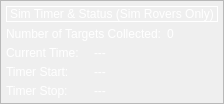
       <widget class="QFrame" name="sim_timer_status_frame">
        <property name="sizePolicy">
         <sizepolicy hsizetype="Preferred" vsizetype="Fixed">
          <horstretch>0</horstretch>
          <verstretch>0</verstretch>
         </sizepolicy>
        </property>
        <property name="frameShape">
         <enum>QFrame::StyledPanel</enum>
        </property>
        <property name="frameShadow">
         <enum>QFrame::Raised</enum>
        </property>
        <layout class="QGridLayout" name="gridLayout_13">
         <property name="leftMargin">
          <number>5</number>
         </property>
         <property name="topMargin">
          <number>5</number>
         </property>
         <property name="rightMargin">
          <number>5</number>
         </property>
         <property name="bottomMargin">
          <number>5</number>
         </property>
         <property name="spacing">
          <number>5</number>
         </property>
         <item row="11" column="1">
          <widget class="QLabel" name="num_targets_collected_label">
           <property name="sizePolicy">
            <sizepolicy hsizetype="Preferred" vsizetype="Preferred">
             <horstretch>1</horstretch>
             <verstretch>1</verstretch>
            </sizepolicy>
           </property>
           <property name="styleSheet">
            <string notr="true">color: rgb(255, 255, 255);</string>
           </property>
           <property name="text">
            <string>0</string>
           </property>
          </widget>
         </item>
         <item row="11" column="0">
          <widget class="QLabel" name="label_28">
           <property name="sizePolicy">
            <sizepolicy hsizetype="Fixed" vsizetype="Preferred">
             <horstretch>4</horstretch>
             <verstretch>1</verstretch>
            </sizepolicy>
           </property>
           <property name="styleSheet">
            <string notr="true">color: rgb(255, 255, 255);</string>
           </property>
           <property name="text">
            <string>Number of Targets Collected:</string>
           </property>
          </widget>
         </item>
         <item row="0" column="0" colspan="2">
          <widget class="QLabel" name="label_35">
           <property name="styleSheet">
            <string notr="true">color: rgb(255, 255, 255);</string>
           </property>
           <property name="frameShape">
            <enum>QFrame::Box</enum>
           </property>
           <property name="text">
            <string>Sim Timer &amp; Status (Sim Rovers Only)</string>
           </property>
          </widget>
         </item>
         <item row="16" column="0" colspan="2">
          <widget class="QFrame" name="frame_5">
           <property name="sizePolicy">
            <sizepolicy hsizetype="Preferred" vsizetype="Preferred">
             <horstretch>0</horstretch>
             <verstretch>2</verstretch>
            </sizepolicy>
           </property>
           <property name="frameShape">
            <enum>QFrame::NoFrame</enum>
           </property>
           <property name="frameShadow">
            <enum>QFrame::Plain</enum>
           </property>
           <layout class="QGridLayout" name="gridLayout_14">
            <property name="leftMargin">
             <number>0</number>
            </property>
            <property name="topMargin">
             <number>0</number>
            </property>
            <property name="rightMargin">
             <number>0</number>
            </property>
            <property name="bottomMargin">
             <number>0</number>
            </property>
            <property name="spacing">
             <number>5</number>
            </property>
            <item row="1" column="0">
             <widget class="QLabel" name="label_36">
              <property name="sizePolicy">
               <sizepolicy hsizetype="Preferred" vsizetype="Preferred">
                <horstretch>2</horstretch>
                <verstretch>0</verstretch>
               </sizepolicy>
              </property>
              <property name="styleSheet">
               <string notr="true">color: rgb(255, 255, 255);</string>
              </property>
              <property name="text">
               <string>Timer Start:</string>
              </property>
             </widget>
            </item>
            <item row="0" column="0">
             <widget class="QLabel" name="label_32">
              <property name="sizePolicy">
               <sizepolicy hsizetype="Preferred" vsizetype="Preferred">
                <horstretch>2</horstretch>
                <verstretch>0</verstretch>
               </sizepolicy>
              </property>
              <property name="styleSheet">
               <string notr="true">color: rgb(255, 255, 255);</string>
              </property>
              <property name="text">
               <string>Current Time:</string>
              </property>
             </widget>
            </item>
            <item row="2" column="0">
             <widget class="QLabel" name="label_29">
              <property name="sizePolicy">
               <sizepolicy hsizetype="Preferred" vsizetype="Preferred">
                <horstretch>2</horstretch>
                <verstretch>0</verstretch>
               </sizepolicy>
              </property>
              <property name="styleSheet">
               <string notr="true">color: rgb(255, 255, 255);</string>
              </property>
              <property name="text">
               <string>Timer Stop:</string>
              </property>
             </widget>
            </item>
            <item row="2" column="1">
             <widget class="QLabel" name="simulationTimerStopLabel">
              <property name="sizePolicy">
               <sizepolicy hsizetype="Preferred" vsizetype="Preferred">
                <horstretch>3</horstretch>
                <verstretch>0</verstretch>
               </sizepolicy>
              </property>
              <property name="styleSheet">
               <string notr="true">color: rgb(255, 255, 255);</string>
              </property>
              <property name="text">
               <string>---</string>
              </property>
             </widget>
            </item>
            <item row="1" column="1">
             <widget class="QLabel" name="simulationTimerStartLabel">
              <property name="sizePolicy">
               <sizepolicy hsizetype="Preferred" vsizetype="Preferred">
                <horstretch>3</horstretch>
                <verstretch>0</verstretch>
               </sizepolicy>
              </property>
              <property name="styleSheet">
               <string notr="true">color: rgb(255, 255, 255);</string>
              </property>
              <property name="text">
               <string>---</string>
              </property>
             </widget>
            </item>
            <item row="0" column="1">
             <widget class="QLabel" name="currentSimulationTimeLabel">
              <property name="sizePolicy">
               <sizepolicy hsizetype="Preferred" vsizetype="Preferred">
                <horstretch>3</horstretch>
                <verstretch>0</verstretch>
               </sizepolicy>
              </property>
              <property name="styleSheet">
               <string notr="true">color: rgb(255, 255, 255);</string>
              </property>
              <property name="text">
               <string>---</string>
              </property>
             </widget>
            </item>
           </layout>
          </widget>
         </item>
        </layout>
       </widget>
